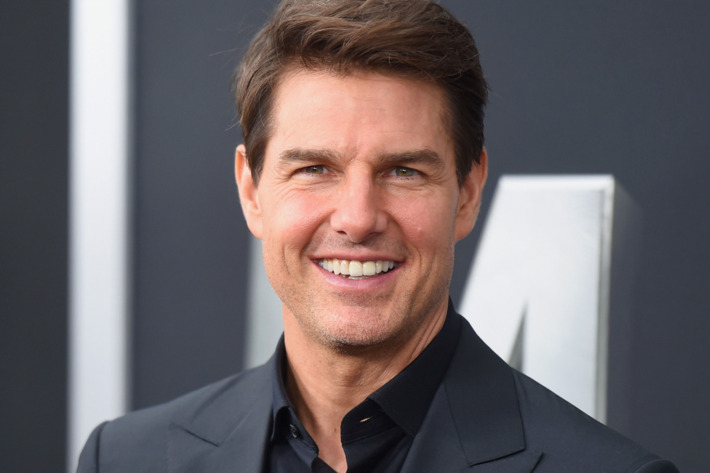
#> input picture images/tom.jpg, 710 x 473 px
$ jupyter execute --allow-errors week1.ipynb
#> lines starting #> are read from the running program, lines starting #| are printed output that depends on the picture
# Image Creation

#### Creating a (6, 8) grayscale image with a white pixel at (2, 3)

[cell 1]
import cv2 as cv
import numpy as np
import matplotlib.pyplot as plt

im = np.zeros((6,8), dtype=np.uint8) # 2D means Gray scale image
im[2,3] = 255

fig, ax = plt.subplots(1, 1, figsize=(6, 8))
ax.imshow(im, cmap='gray', vmin=0, vmax=255)
ax.xaxis.set_ticks_position('top')
plt.show()
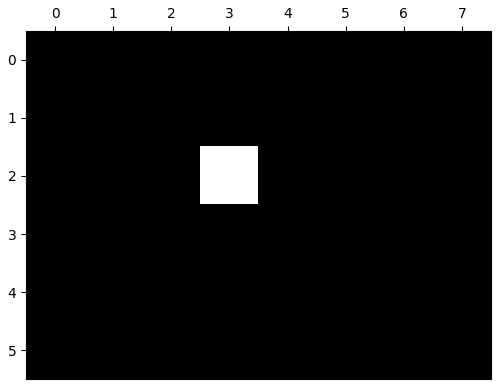
#> figure drawn by matplotlib, 1 panel

#### Creating a (6, 8) color image with a pink pixel at (2, 3)

[cell 2]
im = np.zeros((6,8,3), dtype=np.uint8) # 3D means colour image with RGB 3 channels
im[2,3] = (255, 190, 203)

fig, ax = plt.subplots(1, 1, figsize=(6, 8))
ax.imshow(im)
ax.xaxis.set_ticks_position('top')
plt.show()

#### Opening an Image and Displaying Using Matplotlib.

[cell 3]
im = cv.imread('images/tom.jpg')
#> im is the input picture: shape (473, 710, 3); mean B, G, R 103.7, 101, 109
assert im is not None

fig, ax = plt.subplots(1, 1, figsize=(6, 8))
ax.imshow(cv.cvtColor(im, cv.COLOR_BGR2RGB))
ax.xaxis.set_ticks_position('top')
plt.show()

#### Opening an Image and Displaying Using OpenCV.

[cell 4]
im = cv.imread('images/tom.jpg')
assert im is not None

cv.namedWindow('Image', cv.WINDOW_AUTOSIZE)
cv.imshow('Image', im)
cv.waitKey(0) # press any key to exit
cv.destroyAllWindows()

#### Opening an Image and Displaying Properties.

[cell 5]
im = cv.imread('images/tiger.jpg')
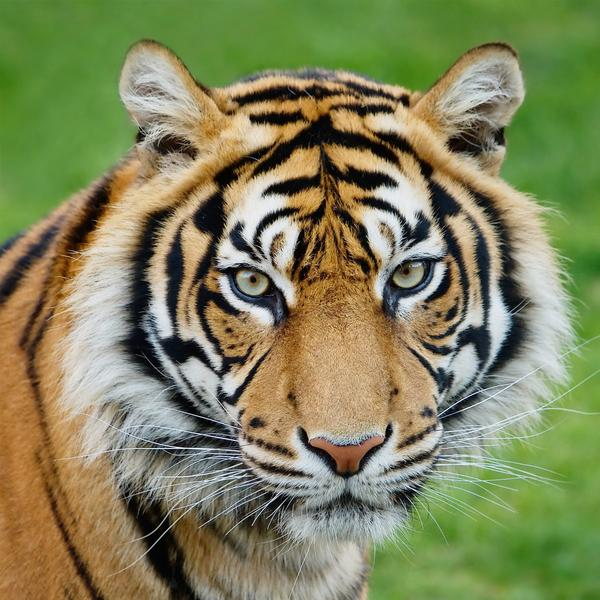
#> input picture images/tiger.jpg, 600 x 600 px
#> im is the input picture: shape (600, 600, 3); mean B, G, R 91.2, 132, 128.5
assert im is not None

fig, ax = plt.subplots(1, 1, figsize=(6, 8))
ax.imshow(cv.cvtColor(im, cv.COLOR_BGR2RGB))
ax.xaxis.set_ticks_position('top')
plt.show()

print('Image Shape:', im.shape)
#| Image Shape: (600, 600, 3)
print('Image Data Type:', im.dtype)
#| Image Data Type: uint8
print('Image Size:', im.size)
#| Image Size: 1080000

#### Open image axis-off

[cell 6]
im = cv.imread('images/emma.jpg')
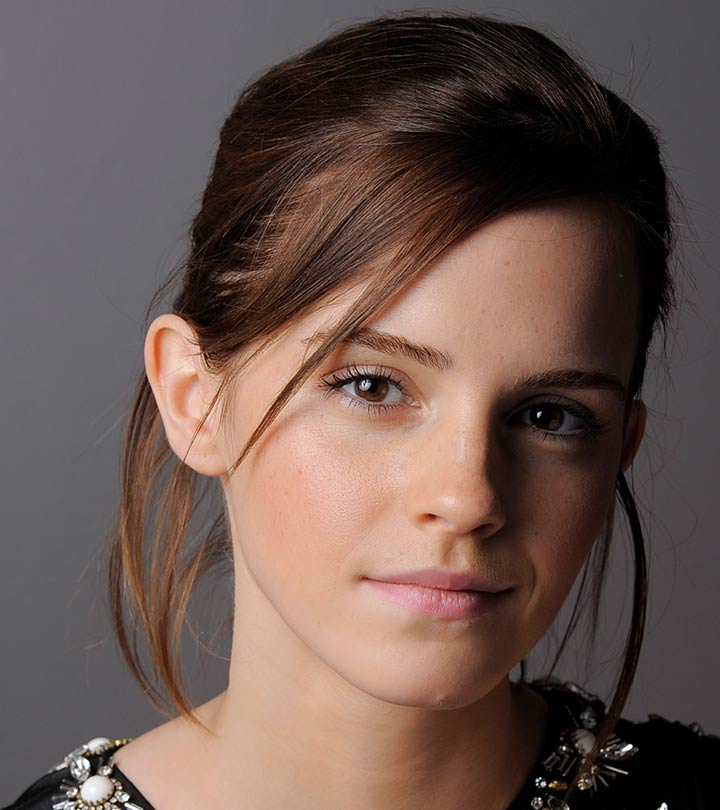
#> input picture images/emma.jpg, 720 x 810 px
#> im is the input picture: shape (810, 720, 3); mean B, G, R 80.1, 87.4, 106.8
assert im is not None

fig, ax = plt.subplots(figsize=(10, 10))
ax.imshow(cv.cvtColor(im, cv.COLOR_BGR2RGB)) # convert to RGB because matplotlib likes RGB
# ax.imshow(im) # wrong
ax.axis('off')
plt.show()

#### Inceace image brightness [INCORRECT]

[cell 7]
im1 = cv.imread('images/emma.jpg', cv.IMREAD_GRAYSCALE)
#> im1: shape (810, 720); min 0, max 255, mean 92.3
assert im1 is not None

im2 = im1 + 100 # increase brightness

fig, ax = plt.subplots(1, 2,figsize=(10, 5))
ax[0].imshow(im1, cmap='gray', vmin=0, vmax=255)
ax[0].set_title('Original')
ax[0].axis('off')
ax[1].imshow(im2, cmap='gray', vmin=0, vmax=255)
ax[1].set_title('Enhanced brightness')
ax[1].axis('off')
plt.show()

#### Inceace image brightness [CORRECT METHOD]

[cell 8]
im2 = cv.add(im1, 100) # increase brightness
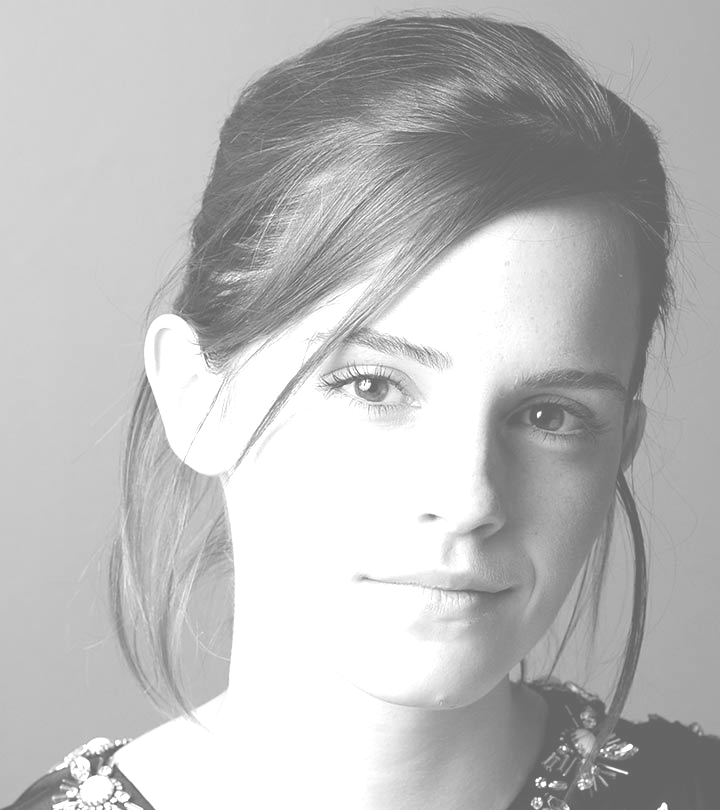
#> im2: shape (810, 720); min 100, max 255, mean 187.3

fig, ax = plt.subplots(1, 2,figsize=(10, 5))
ax[0].imshow(im1, cmap='gray', vmin=0, vmax=255)
ax[0].set_title('Original')
ax[0].axis('off')
ax[1].imshow(im2, cmap='gray', vmin=0, vmax=255)
ax[1].set_title('Enhanced brightness')
ax[1].axis('off')
plt.show()

#### Extracting the `Blue` Channel from an Image.

[cell 9]
im = cv.imread('images/fantasy-marine-landscape-with-bioluminescent-nature.jpg')
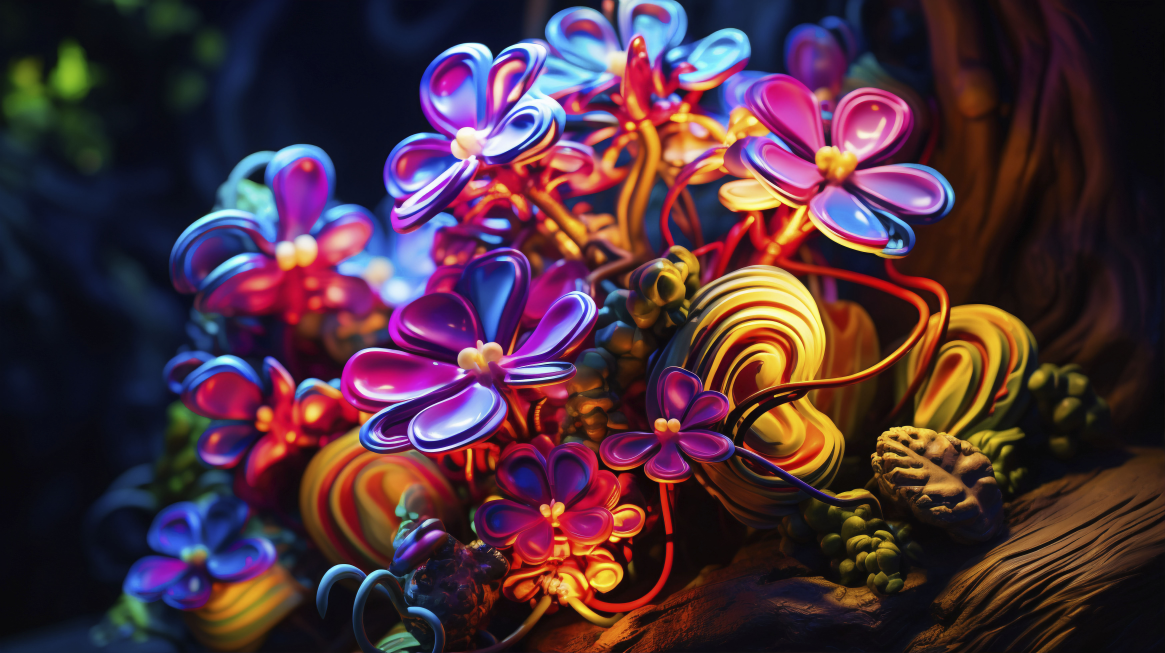
#> input picture images/fantasy-marine-landscape-with-bioluminescent-nature.jpg, 5824 x 3264 px (shown at 1/5 size)
#> im is the input picture: shape (3264, 5824, 3); mean B, G, R 59, 47.9, 75.8
assert im is not None

im_blue = im.copy()
im_blue[:,:,1] = 0 # Green colour to zero
im_blue[:,:,2] = 0 # Red colour to zero
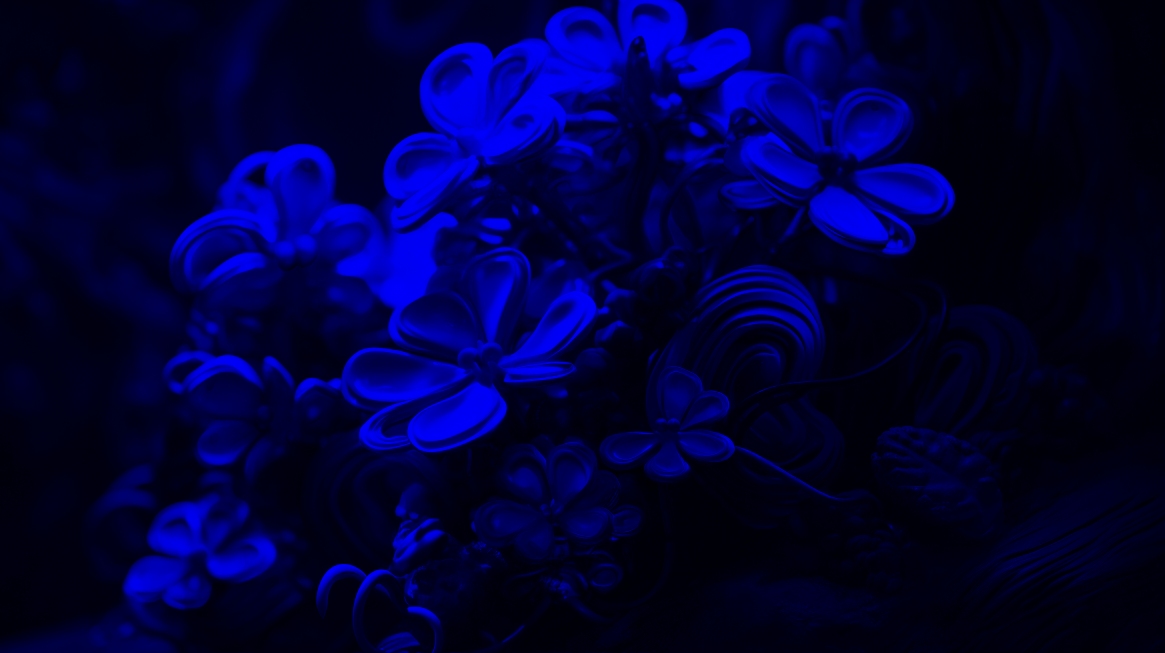
#> im_blue: shape (3264, 5824, 3) (shown at 1/5 size); mean B, G, R 59, 0, 0

fig, ax = plt.subplots(1, 2,figsize=(10, 5))
ax[0].imshow(im, cmap='gray', vmin=0, vmax=255)
ax[0].set_title('Original')
ax[0].axis('off')
ax[1].imshow(im_blue, cmap='gray', vmin=0, vmax=255)
ax[1].set_title('Blue channel')
ax[1].axis('off')
plt.show()
#> figure, not shown here; B, G, R data is drawn as R, G, B

#### Extracting `Red` and `Green` channels

[cell 10]
im_red = im.copy()
im_red[:,:,0] = 0 # Blue colour to zero
im_red[:,:,1] = 0 # Green colour to zero
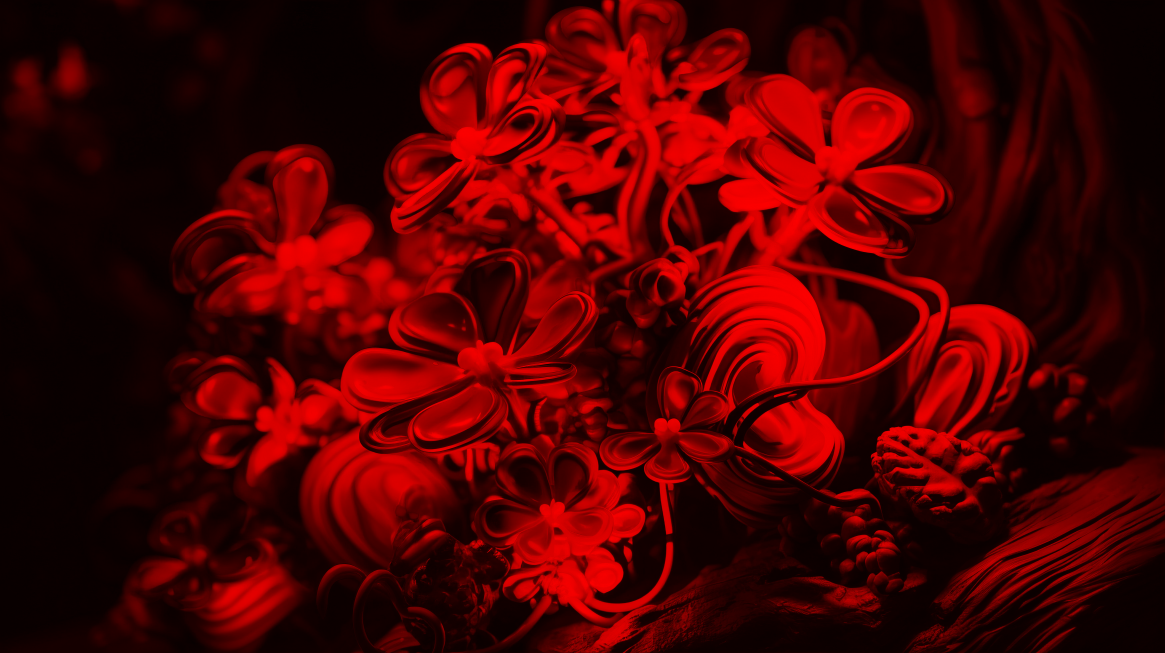
#> im_red: shape (3264, 5824, 3) (shown at 1/5 size); mean B, G, R 0, 0, 75.8

im_green = im.copy()
im_green[:,:,0] = 0 # Blue colour to zero
im_green[:,:,2] = 0 # Red colour to zero
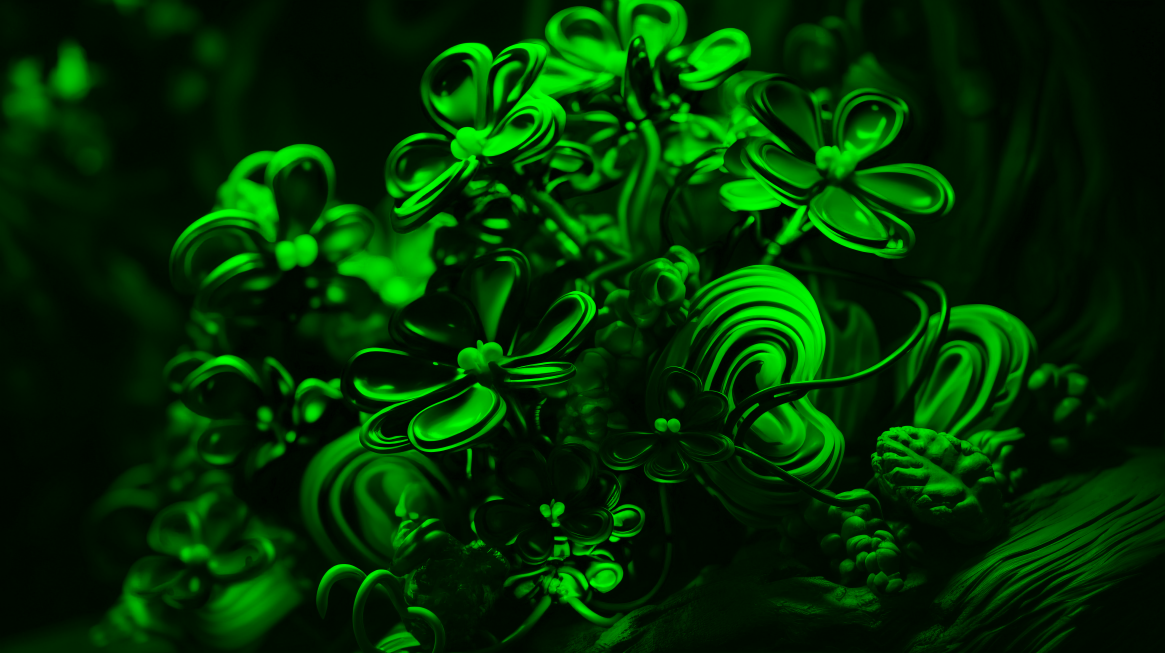
#> im_green: shape (3264, 5824, 3) (shown at 1/5 size); mean B, G, R 0, 47.9, 0

fig, ax = plt.subplots(1, 2,figsize=(10, 5))
ax[0].imshow(im_red, cmap='gray', vmin=0, vmax=255)
ax[0].set_title('Blue channel')
ax[0].axis('off')
ax[1].imshow(im_green, cmap='gray', vmin=0, vmax=255)
ax[1].set_title('Green channel')
ax[1].axis('off')
plt.show()
#> figure, not shown here; B, G, R data is drawn as R, G, B
